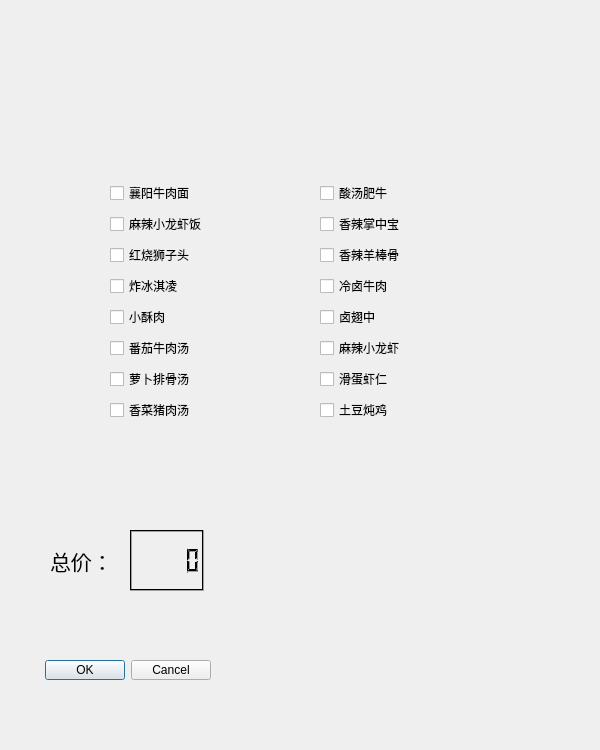
<?xml version="1.0" encoding="UTF-8"?>
<ui version="4.0">
 <class>subwindow2</class>
 <widget class="QWidget" name="subwindow2">
  <property name="geometry">
   <rect>
    <x>0</x>
    <y>0</y>
    <width>600</width>
    <height>750</height>
   </rect>
  </property>
  <property name="minimumSize">
   <size>
    <width>600</width>
    <height>750</height>
   </size>
  </property>
  <property name="maximumSize">
   <size>
    <width>600</width>
    <height>750</height>
   </size>
  </property>
  <property name="windowTitle">
   <string>Form</string>
  </property>
  <widget class="QLabel" name="label">
   <property name="geometry">
    <rect>
     <x>290</x>
     <y>500</y>
     <width>221</width>
     <height>181</height>
    </rect>
   </property>
   <property name="text">
    <string/>
   </property>
  </widget>
  <widget class="QWidget" name="layoutWidget">
   <property name="geometry">
    <rect>
     <x>50</x>
     <y>530</y>
     <width>154</width>
     <height>61</height>
    </rect>
   </property>
   <layout class="QHBoxLayout" name="horizontalLayout">
    <item>
     <widget class="QLabel" name="label_2">
      <property name="font">
       <font>
        <family>宋体</family>
        <pointsize>16</pointsize>
       </font>
      </property>
      <property name="text">
       <string>总价：</string>
      </property>
     </widget>
    </item>
    <item>
     <widget class="QLCDNumber" name="lcdNumber">
      <property name="palette">
       <palette>
        <active>
         <colorrole role="Light">
          <brush brushstyle="SolidPattern">
           <color alpha="255">
            <red>0</red>
            <green>0</green>
            <blue>0</blue>
           </color>
          </brush>
         </colorrole>
         <colorrole role="Midlight">
          <brush brushstyle="SolidPattern">
           <color alpha="255">
            <red>0</red>
            <green>0</green>
            <blue>0</blue>
           </color>
          </brush>
         </colorrole>
        </active>
        <inactive>
         <colorrole role="Light">
          <brush brushstyle="SolidPattern">
           <color alpha="255">
            <red>0</red>
            <green>0</green>
            <blue>0</blue>
           </color>
          </brush>
         </colorrole>
         <colorrole role="Midlight">
          <brush brushstyle="SolidPattern">
           <color alpha="255">
            <red>0</red>
            <green>0</green>
            <blue>0</blue>
           </color>
          </brush>
         </colorrole>
        </inactive>
        <disabled>
         <colorrole role="Light">
          <brush brushstyle="SolidPattern">
           <color alpha="255">
            <red>0</red>
            <green>0</green>
            <blue>0</blue>
           </color>
          </brush>
         </colorrole>
         <colorrole role="Midlight">
          <brush brushstyle="SolidPattern">
           <color alpha="255">
            <red>0</red>
            <green>0</green>
            <blue>0</blue>
           </color>
          </brush>
         </colorrole>
        </disabled>
       </palette>
      </property>
     </widget>
    </item>
   </layout>
  </widget>
  <widget class="QDialogButtonBox" name="buttonBox">
   <property name="geometry">
    <rect>
     <x>20</x>
     <y>660</y>
     <width>191</width>
     <height>20</height>
    </rect>
   </property>
   <property name="standardButtons">
    <set>QDialogButtonBox::Cancel|QDialogButtonBox::Ok</set>
   </property>
  </widget>
  <widget class="QWidget" name="layoutWidget">
   <property name="geometry">
    <rect>
     <x>110</x>
     <y>180</y>
     <width>119</width>
     <height>251</height>
    </rect>
   </property>
   <property name="palette">
    <palette>
     <active>
      <colorrole role="WindowText">
       <brush brushstyle="SolidPattern">
        <color alpha="255">
         <red>255</red>
         <green>0</green>
         <blue>0</blue>
        </color>
       </brush>
      </colorrole>
     </active>
     <inactive>
      <colorrole role="WindowText">
       <brush brushstyle="SolidPattern">
        <color alpha="255">
         <red>255</red>
         <green>0</green>
         <blue>0</blue>
        </color>
       </brush>
      </colorrole>
     </inactive>
     <disabled/>
    </palette>
   </property>
   <layout class="QVBoxLayout" name="verticalLayout">
    <item>
     <widget class="QCheckBox" name="checkBox">
      <property name="styleSheet">
       <string notr="true">color: black;</string>
      </property>
      <property name="text">
       <string>襄阳牛肉面</string>
      </property>
     </widget>
    </item>
    <item>
     <widget class="QCheckBox" name="checkBox_2">
      <property name="palette">
       <palette>
        <active>
         <colorrole role="WindowText">
          <brush brushstyle="SolidPattern">
           <color alpha="255">
            <red>0</red>
            <green>0</green>
            <blue>0</blue>
           </color>
          </brush>
         </colorrole>
        </active>
        <inactive>
         <colorrole role="WindowText">
          <brush brushstyle="SolidPattern">
           <color alpha="255">
            <red>0</red>
            <green>0</green>
            <blue>0</blue>
           </color>
          </brush>
         </colorrole>
        </inactive>
        <disabled/>
       </palette>
      </property>
      <property name="text">
       <string>麻辣小龙虾饭</string>
      </property>
     </widget>
    </item>
    <item>
     <widget class="QCheckBox" name="checkBox_3">
      <property name="palette">
       <palette>
        <active>
         <colorrole role="WindowText">
          <brush brushstyle="SolidPattern">
           <color alpha="255">
            <red>0</red>
            <green>0</green>
            <blue>0</blue>
           </color>
          </brush>
         </colorrole>
        </active>
        <inactive>
         <colorrole role="WindowText">
          <brush brushstyle="SolidPattern">
           <color alpha="255">
            <red>0</red>
            <green>0</green>
            <blue>0</blue>
           </color>
          </brush>
         </colorrole>
        </inactive>
        <disabled/>
       </palette>
      </property>
      <property name="text">
       <string>红烧狮子头</string>
      </property>
     </widget>
    </item>
    <item>
     <widget class="QCheckBox" name="checkBox_4">
      <property name="palette">
       <palette>
        <active>
         <colorrole role="WindowText">
          <brush brushstyle="SolidPattern">
           <color alpha="255">
            <red>255</red>
            <green>0</green>
            <blue>0</blue>
           </color>
          </brush>
         </colorrole>
         <colorrole role="Text">
          <brush brushstyle="SolidPattern">
           <color alpha="255">
            <red>0</red>
            <green>0</green>
            <blue>0</blue>
           </color>
          </brush>
         </colorrole>
         <colorrole role="ButtonText">
          <brush brushstyle="SolidPattern">
           <color alpha="255">
            <red>0</red>
            <green>0</green>
            <blue>0</blue>
           </color>
          </brush>
         </colorrole>
         <colorrole role="PlaceholderText">
          <brush brushstyle="SolidPattern">
           <color alpha="128">
            <red>0</red>
            <green>0</green>
            <blue>0</blue>
           </color>
          </brush>
         </colorrole>
        </active>
        <inactive>
         <colorrole role="WindowText">
          <brush brushstyle="SolidPattern">
           <color alpha="255">
            <red>255</red>
            <green>0</green>
            <blue>0</blue>
           </color>
          </brush>
         </colorrole>
         <colorrole role="Text">
          <brush brushstyle="SolidPattern">
           <color alpha="255">
            <red>0</red>
            <green>0</green>
            <blue>0</blue>
           </color>
          </brush>
         </colorrole>
         <colorrole role="ButtonText">
          <brush brushstyle="SolidPattern">
           <color alpha="255">
            <red>0</red>
            <green>0</green>
            <blue>0</blue>
           </color>
          </brush>
         </colorrole>
         <colorrole role="PlaceholderText">
          <brush brushstyle="SolidPattern">
           <color alpha="128">
            <red>0</red>
            <green>0</green>
            <blue>0</blue>
           </color>
          </brush>
         </colorrole>
        </inactive>
        <disabled>
         <colorrole role="WindowText">
          <brush brushstyle="SolidPattern">
           <color alpha="255">
            <red>0</red>
            <green>0</green>
            <blue>0</blue>
           </color>
          </brush>
         </colorrole>
         <colorrole role="Text">
          <brush brushstyle="SolidPattern">
           <color alpha="255">
            <red>0</red>
            <green>0</green>
            <blue>0</blue>
           </color>
          </brush>
         </colorrole>
         <colorrole role="ButtonText">
          <brush brushstyle="SolidPattern">
           <color alpha="255">
            <red>0</red>
            <green>0</green>
            <blue>0</blue>
           </color>
          </brush>
         </colorrole>
         <colorrole role="PlaceholderText">
          <brush brushstyle="SolidPattern">
           <color alpha="128">
            <red>0</red>
            <green>0</green>
            <blue>0</blue>
           </color>
          </brush>
         </colorrole>
        </disabled>
       </palette>
      </property>
      <property name="styleSheet">
       <string notr="true">color: black;</string>
      </property>
      <property name="text">
       <string>炸冰淇凌</string>
      </property>
     </widget>
    </item>
    <item>
     <widget class="QCheckBox" name="checkBox_5">
      <property name="palette">
       <palette>
        <active>
         <colorrole role="WindowText">
          <brush brushstyle="SolidPattern">
           <color alpha="255">
            <red>255</red>
            <green>0</green>
            <blue>0</blue>
           </color>
          </brush>
         </colorrole>
         <colorrole role="Text">
          <brush brushstyle="SolidPattern">
           <color alpha="255">
            <red>0</red>
            <green>0</green>
            <blue>0</blue>
           </color>
          </brush>
         </colorrole>
         <colorrole role="ButtonText">
          <brush brushstyle="SolidPattern">
           <color alpha="255">
            <red>0</red>
            <green>0</green>
            <blue>0</blue>
           </color>
          </brush>
         </colorrole>
         <colorrole role="PlaceholderText">
          <brush brushstyle="SolidPattern">
           <color alpha="128">
            <red>0</red>
            <green>0</green>
            <blue>0</blue>
           </color>
          </brush>
         </colorrole>
        </active>
        <inactive>
         <colorrole role="WindowText">
          <brush brushstyle="SolidPattern">
           <color alpha="255">
            <red>255</red>
            <green>0</green>
            <blue>0</blue>
           </color>
          </brush>
         </colorrole>
         <colorrole role="Text">
          <brush brushstyle="SolidPattern">
           <color alpha="255">
            <red>0</red>
            <green>0</green>
            <blue>0</blue>
           </color>
          </brush>
         </colorrole>
         <colorrole role="ButtonText">
          <brush brushstyle="SolidPattern">
           <color alpha="255">
            <red>0</red>
            <green>0</green>
            <blue>0</blue>
           </color>
          </brush>
         </colorrole>
         <colorrole role="PlaceholderText">
          <brush brushstyle="SolidPattern">
           <color alpha="128">
            <red>0</red>
            <green>0</green>
            <blue>0</blue>
           </color>
          </brush>
         </colorrole>
        </inactive>
        <disabled>
         <colorrole role="WindowText">
          <brush brushstyle="SolidPattern">
           <color alpha="255">
            <red>0</red>
            <green>0</green>
            <blue>0</blue>
           </color>
          </brush>
         </colorrole>
         <colorrole role="Text">
          <brush brushstyle="SolidPattern">
           <color alpha="255">
            <red>0</red>
            <green>0</green>
            <blue>0</blue>
           </color>
          </brush>
         </colorrole>
         <colorrole role="ButtonText">
          <brush brushstyle="SolidPattern">
           <color alpha="255">
            <red>0</red>
            <green>0</green>
            <blue>0</blue>
           </color>
          </brush>
         </colorrole>
         <colorrole role="PlaceholderText">
          <brush brushstyle="SolidPattern">
           <color alpha="128">
            <red>0</red>
            <green>0</green>
            <blue>0</blue>
           </color>
          </brush>
         </colorrole>
        </disabled>
       </palette>
      </property>
      <property name="styleSheet">
       <string notr="true">color: black;</string>
      </property>
      <property name="text">
       <string>小酥肉</string>
      </property>
     </widget>
    </item>
    <item>
     <widget class="QCheckBox" name="checkBox_8">
      <property name="palette">
       <palette>
        <active>
         <colorrole role="WindowText">
          <brush brushstyle="SolidPattern">
           <color alpha="255">
            <red>0</red>
            <green>0</green>
            <blue>0</blue>
           </color>
          </brush>
         </colorrole>
        </active>
        <inactive>
         <colorrole role="WindowText">
          <brush brushstyle="SolidPattern">
           <color alpha="255">
            <red>0</red>
            <green>0</green>
            <blue>0</blue>
           </color>
          </brush>
         </colorrole>
        </inactive>
        <disabled/>
       </palette>
      </property>
      <property name="text">
       <string>番茄牛肉汤</string>
      </property>
     </widget>
    </item>
    <item>
     <widget class="QCheckBox" name="checkBox_6">
      <property name="styleSheet">
       <string notr="true">color: black;</string>
      </property>
      <property name="text">
       <string>萝卜排骨汤</string>
      </property>
     </widget>
    </item>
    <item>
     <widget class="QCheckBox" name="checkBox_7">
      <property name="styleSheet">
       <string notr="true">color: black;</string>
      </property>
      <property name="text">
       <string>香菜猪肉汤</string>
      </property>
     </widget>
    </item>
   </layout>
  </widget>
  <widget class="QWidget" name="layoutWidget">
   <property name="geometry">
    <rect>
     <x>320</x>
     <y>180</y>
     <width>104</width>
     <height>251</height>
    </rect>
   </property>
   <layout class="QVBoxLayout" name="verticalLayout_2">
    <item>
     <widget class="QCheckBox" name="checkBox_9">
      <property name="text">
       <string>酸汤肥牛</string>
      </property>
     </widget>
    </item>
    <item>
     <widget class="QCheckBox" name="checkBox_12">
      <property name="palette">
       <palette>
        <active>
         <colorrole role="WindowText">
          <brush brushstyle="SolidPattern">
           <color alpha="255">
            <red>255</red>
            <green>0</green>
            <blue>0</blue>
           </color>
          </brush>
         </colorrole>
         <colorrole role="Text">
          <brush brushstyle="SolidPattern">
           <color alpha="255">
            <red>0</red>
            <green>0</green>
            <blue>0</blue>
           </color>
          </brush>
         </colorrole>
         <colorrole role="ButtonText">
          <brush brushstyle="SolidPattern">
           <color alpha="255">
            <red>0</red>
            <green>0</green>
            <blue>0</blue>
           </color>
          </brush>
         </colorrole>
         <colorrole role="PlaceholderText">
          <brush brushstyle="SolidPattern">
           <color alpha="128">
            <red>0</red>
            <green>0</green>
            <blue>0</blue>
           </color>
          </brush>
         </colorrole>
        </active>
        <inactive>
         <colorrole role="WindowText">
          <brush brushstyle="SolidPattern">
           <color alpha="255">
            <red>255</red>
            <green>0</green>
            <blue>0</blue>
           </color>
          </brush>
         </colorrole>
         <colorrole role="Text">
          <brush brushstyle="SolidPattern">
           <color alpha="255">
            <red>0</red>
            <green>0</green>
            <blue>0</blue>
           </color>
          </brush>
         </colorrole>
         <colorrole role="ButtonText">
          <brush brushstyle="SolidPattern">
           <color alpha="255">
            <red>0</red>
            <green>0</green>
            <blue>0</blue>
           </color>
          </brush>
         </colorrole>
         <colorrole role="PlaceholderText">
          <brush brushstyle="SolidPattern">
           <color alpha="128">
            <red>0</red>
            <green>0</green>
            <blue>0</blue>
           </color>
          </brush>
         </colorrole>
        </inactive>
        <disabled>
         <colorrole role="WindowText">
          <brush brushstyle="SolidPattern">
           <color alpha="255">
            <red>0</red>
            <green>0</green>
            <blue>0</blue>
           </color>
          </brush>
         </colorrole>
         <colorrole role="Text">
          <brush brushstyle="SolidPattern">
           <color alpha="255">
            <red>0</red>
            <green>0</green>
            <blue>0</blue>
           </color>
          </brush>
         </colorrole>
         <colorrole role="ButtonText">
          <brush brushstyle="SolidPattern">
           <color alpha="255">
            <red>0</red>
            <green>0</green>
            <blue>0</blue>
           </color>
          </brush>
         </colorrole>
         <colorrole role="PlaceholderText">
          <brush brushstyle="SolidPattern">
           <color alpha="128">
            <red>0</red>
            <green>0</green>
            <blue>0</blue>
           </color>
          </brush>
         </colorrole>
        </disabled>
       </palette>
      </property>
      <property name="styleSheet">
       <string notr="true">color: black;</string>
      </property>
      <property name="text">
       <string>香辣掌中宝</string>
      </property>
     </widget>
    </item>
    <item>
     <widget class="QCheckBox" name="checkBox_10">
      <property name="palette">
       <palette>
        <active>
         <colorrole role="WindowText">
          <brush brushstyle="SolidPattern">
           <color alpha="255">
            <red>255</red>
            <green>0</green>
            <blue>0</blue>
           </color>
          </brush>
         </colorrole>
         <colorrole role="Text">
          <brush brushstyle="SolidPattern">
           <color alpha="255">
            <red>0</red>
            <green>0</green>
            <blue>0</blue>
           </color>
          </brush>
         </colorrole>
         <colorrole role="ButtonText">
          <brush brushstyle="SolidPattern">
           <color alpha="255">
            <red>0</red>
            <green>0</green>
            <blue>0</blue>
           </color>
          </brush>
         </colorrole>
         <colorrole role="PlaceholderText">
          <brush brushstyle="SolidPattern">
           <color alpha="128">
            <red>0</red>
            <green>0</green>
            <blue>0</blue>
           </color>
          </brush>
         </colorrole>
        </active>
        <inactive>
         <colorrole role="WindowText">
          <brush brushstyle="SolidPattern">
           <color alpha="255">
            <red>255</red>
            <green>0</green>
            <blue>0</blue>
           </color>
          </brush>
         </colorrole>
         <colorrole role="Text">
          <brush brushstyle="SolidPattern">
           <color alpha="255">
            <red>0</red>
            <green>0</green>
            <blue>0</blue>
           </color>
          </brush>
         </colorrole>
         <colorrole role="ButtonText">
          <brush brushstyle="SolidPattern">
           <color alpha="255">
            <red>0</red>
            <green>0</green>
            <blue>0</blue>
           </color>
          </brush>
         </colorrole>
         <colorrole role="PlaceholderText">
          <brush brushstyle="SolidPattern">
           <color alpha="128">
            <red>0</red>
            <green>0</green>
            <blue>0</blue>
           </color>
          </brush>
         </colorrole>
        </inactive>
        <disabled>
         <colorrole role="WindowText">
          <brush brushstyle="SolidPattern">
           <color alpha="255">
            <red>0</red>
            <green>0</green>
            <blue>0</blue>
           </color>
          </brush>
         </colorrole>
         <colorrole role="Text">
          <brush brushstyle="SolidPattern">
           <color alpha="255">
            <red>0</red>
            <green>0</green>
            <blue>0</blue>
           </color>
          </brush>
         </colorrole>
         <colorrole role="ButtonText">
          <brush brushstyle="SolidPattern">
           <color alpha="255">
            <red>0</red>
            <green>0</green>
            <blue>0</blue>
           </color>
          </brush>
         </colorrole>
         <colorrole role="PlaceholderText">
          <brush brushstyle="SolidPattern">
           <color alpha="128">
            <red>0</red>
            <green>0</green>
            <blue>0</blue>
           </color>
          </brush>
         </colorrole>
        </disabled>
       </palette>
      </property>
      <property name="styleSheet">
       <string notr="true">color: black;</string>
      </property>
      <property name="text">
       <string>香辣羊棒骨</string>
      </property>
     </widget>
    </item>
    <item>
     <widget class="QCheckBox" name="checkBox_11">
      <property name="text">
       <string>冷卤牛肉</string>
      </property>
     </widget>
    </item>
    <item>
     <widget class="QCheckBox" name="checkBox_13">
      <property name="text">
       <string>卤翅中</string>
      </property>
     </widget>
    </item>
    <item>
     <widget class="QCheckBox" name="checkBox_16">
      <property name="text">
       <string>麻辣小龙虾</string>
      </property>
     </widget>
    </item>
    <item>
     <widget class="QCheckBox" name="checkBox_14">
      <property name="text">
       <string>滑蛋虾仁</string>
      </property>
     </widget>
    </item>
    <item>
     <widget class="QCheckBox" name="checkBox_15">
      <property name="text">
       <string>土豆炖鸡</string>
      </property>
     </widget>
    </item>
   </layout>
  </widget>
 </widget>
 <resources/>
 <connections/>
</ui>
